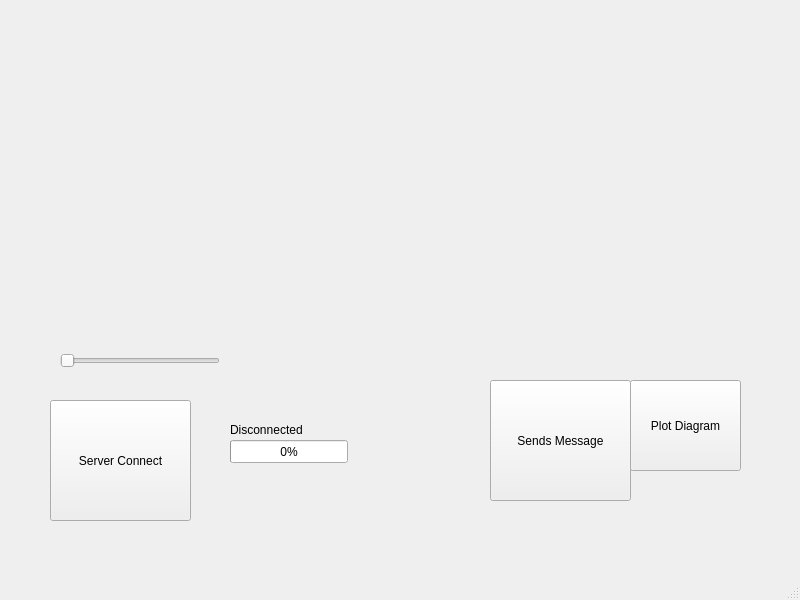
<?xml version="1.0" encoding="UTF-8"?>
<ui version="4.0">
 <class>progressBar_2</class>
 <widget class="QMainWindow" name="progressBar_2">
  <property name="geometry">
   <rect>
    <x>0</x>
    <y>0</y>
    <width>800</width>
    <height>600</height>
   </rect>
  </property>
  <property name="windowTitle">
   <string>MainWindow</string>
  </property>
  <widget class="QWidget" name="centralwidget">
   <widget class="QPushButton" name="ServerConnect">
    <property name="geometry">
     <rect>
      <x>50</x>
      <y>400</y>
      <width>141</width>
      <height>121</height>
     </rect>
    </property>
    <property name="text">
     <string>Server Connect</string>
    </property>
   </widget>
   <widget class="QPushButton" name="SendsMessage">
    <property name="geometry">
     <rect>
      <x>490</x>
      <y>380</y>
      <width>141</width>
      <height>121</height>
     </rect>
    </property>
    <property name="text">
     <string>Sends Message</string>
    </property>
   </widget>
   <widget class="QCustomPlot" name="plot" native="true">
    <property name="geometry">
     <rect>
      <x>60</x>
      <y>30</y>
      <width>581</width>
      <height>321</height>
     </rect>
    </property>
   </widget>
   <widget class="QPushButton" name="btnPlotDiagram">
    <property name="geometry">
     <rect>
      <x>630</x>
      <y>380</y>
      <width>111</width>
      <height>91</height>
     </rect>
    </property>
    <property name="text">
     <string>Plot Diagram</string>
    </property>
   </widget>
   <widget class="QProgressBar" name="progressBar">
    <property name="geometry">
     <rect>
      <x>230</x>
      <y>440</y>
      <width>118</width>
      <height>23</height>
     </rect>
    </property>
    <property name="value">
     <number>0</number>
    </property>
   </widget>
   <widget class="QLabel" name="lblStatus">
    <property name="geometry">
     <rect>
      <x>230</x>
      <y>420</y>
      <width>131</width>
      <height>20</height>
     </rect>
    </property>
    <property name="text">
     <string>Disconnected</string>
    </property>
   </widget>
   <widget class="QSlider" name="horizontalSlider">
    <property name="geometry">
     <rect>
      <x>60</x>
      <y>350</y>
      <width>160</width>
      <height>22</height>
     </rect>
    </property>
    <property name="minimum">
     <number>1</number>
    </property>
    <property name="maximum">
     <number>10</number>
    </property>
    <property name="orientation">
     <enum>Qt::Orientation::Horizontal</enum>
    </property>
   </widget>
  </widget>
  <widget class="QMenuBar" name="menubar">
   <property name="geometry">
    <rect>
     <x>0</x>
     <y>0</y>
     <width>800</width>
     <height>26</height>
    </rect>
   </property>
  </widget>
  <widget class="QStatusBar" name="statusbar"/>
 </widget>
 <customwidgets>
  <customwidget>
   <class>QCustomPlot</class>
   <extends>QWidget</extends>
   <header>qcustomplot.h</header>
   <container>1</container>
  </customwidget>
 </customwidgets>
 <resources/>
 <connections/>
</ui>
